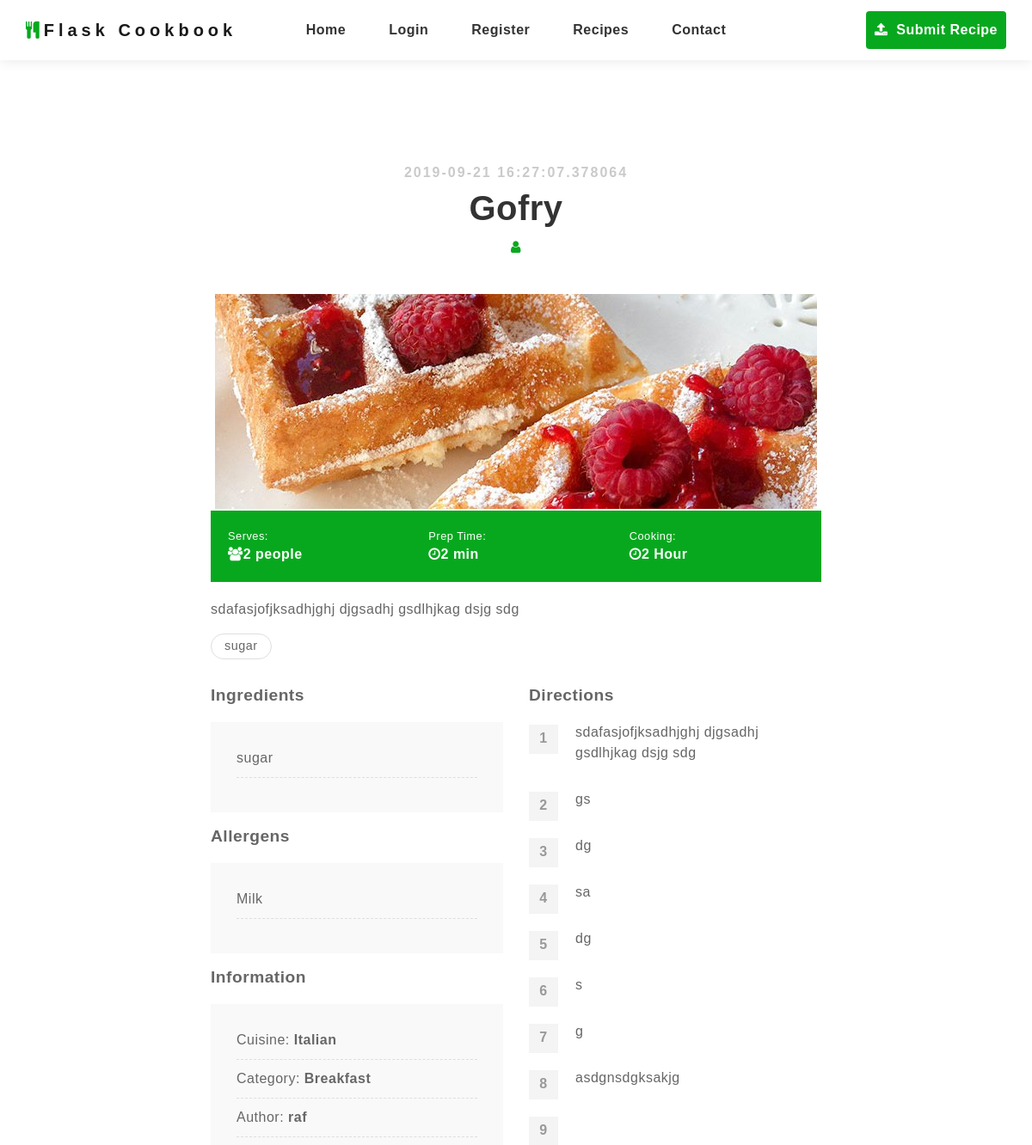
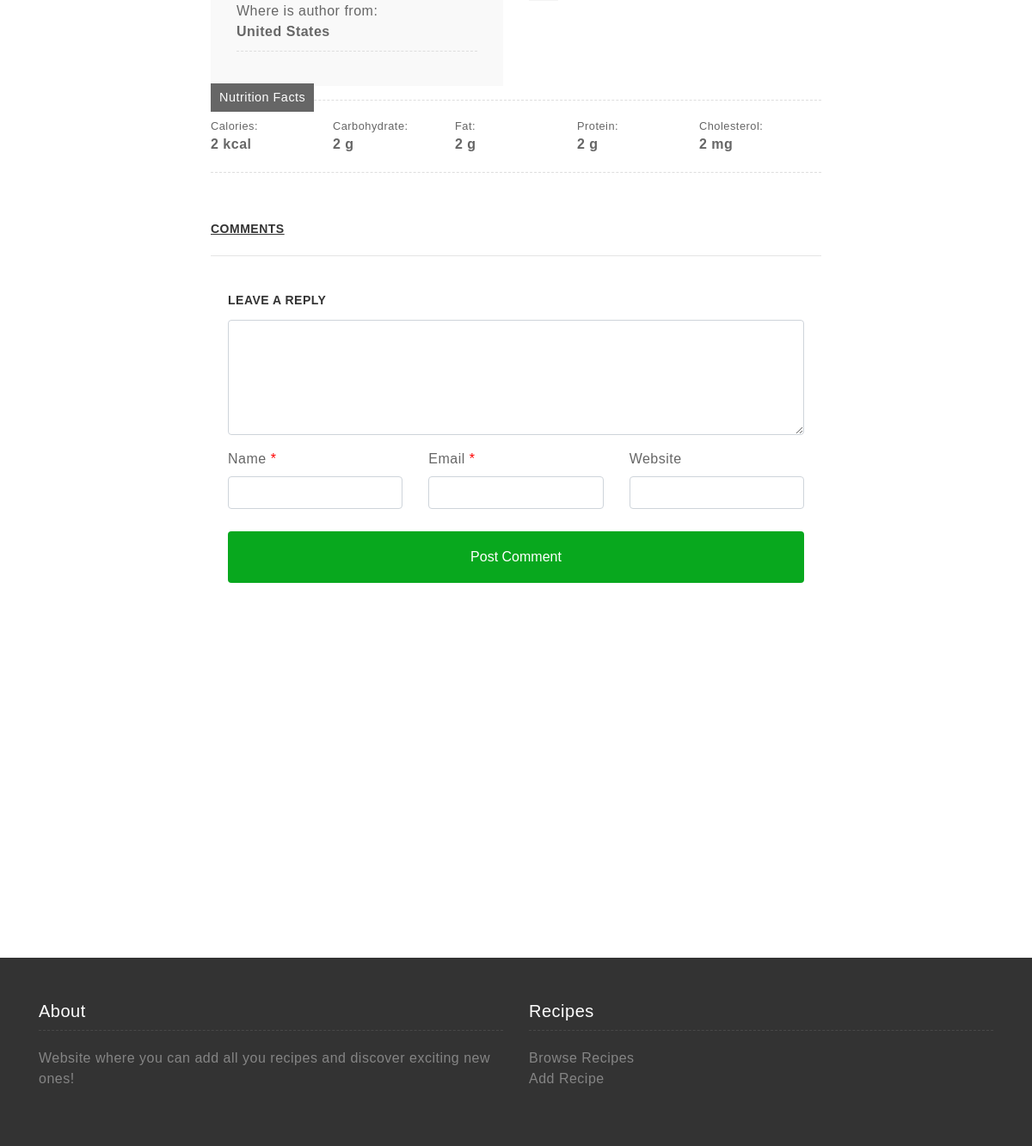
The page /recipe/Gofry on the database its author committed (2 pictures, top to bottom).
### app/models.py (models this page shows, shortened)
class Recipe(db.Model):
    id = db.Column(db.Integer, primary_key=True)
    name = db.Column(db.String(64), index=True, unique=True)
    content = db.Column(db.String(50000))
    timestamp = db.Column(db.DateTime, index=True, default=datetime.utcnow)
    user_id = db.Column(db.Integer, db.ForeignKey('user.id'))
    cuisine_id = db.Column(db.Integer, db.ForeignKey('cuisine.id'))
    category_id = db.Column(db.Integer, db.ForeignKey('category.id'))
    nutrition = db.relationship('NutritionFacts', backref='recipe', lazy='dynamic')
    calories = db.Column(db.Integer)
    carbohydrates = db.Column(db.Integer)
    proteins = db.Column(db.Integer)
    fats = db.Column(db.Integer)
    cholesterol = db.Column(db.Integer)
    serves_num_people = db.Column(db.Integer)
    time_to_prepare = db.Column(db.Integer)
    cooking_time = db.Column(db.Integer)
    image = db.Column(db.String(128))
    comment_id = db.relationship('Comment', backref='comment', lazy='dynamic')
    upvotes = db.Column(db.Integer, default=0)
    _ingredients = db.relationship(
        "Ingredient",
        secondary=ingredients_in_recipe,
        back_populates="recipes")
    _allergens = db.relationship(
        "Allergen",
        secondary=allergens_in_recipe,
        back_populates="recipes")

class Ingredient(db.Model):
    id = db.Column(db.Integer, primary_key=True)
    name = db.Column(db.String(64), unique=True)
    recipes = db.relationship(
        "Recipe",
        secondary=ingredients_in_recipe,
        back_populates="_ingredients")

class Allergen(db.Model):
    id = db.Column(db.Integer, primary_key=True)
    name = db.Column(db.String(64), index=True, unique=True)
    recipes = db.relationship(
        "Recipe",
        secondary=allergens_in_recipe,
        back_populates="_allergens")

class Cuisine(db.Model):
    id = db.Column(db.Integer, primary_key=True)
    name = db.Column(db.String(64), index=True, unique=True)
    recipes = db.relationship('Recipe', backref='cuisine', lazy='dynamic')

class Category(db.Model):
    id = db.Column(db.Integer, primary_key=True)
    name = db.Column(db.String(64), index=True, unique=True)
    recipes = db.relationship('Recipe', backref='category', lazy='dynamic')

class User(UserMixin, db.Model):
    id = db.Column(db.Integer, primary_key=True)
    username = db.Column(db.String(64), index=True, unique=True)
    email = db.Column(db.String(120), index=True, unique=True)
    password_hash = db.Column(db.String(128))
    recipes = db.relationship('Recipe', backref='author', lazy='dynamic')
    country_id = db.Column(db.Integer, db.ForeignKey('country.id'))

class Country(db.Model):
    id = db.Column(db.Integer, primary_key=True)
    name = db.Column(db.String(64), index=True, unique=True)
    users = db.relationship('User', backref='country', lazy='dynamic')

### app/routes.py (the view)
@app.route('/recipe/<recipe_name>')
def recipe(recipe_name):
    recipe = Recipe.query.filter_by(name=recipe_name).first_or_404()
    userIsAnAuthor = False
    if current_user.is_authenticated and current_user == recipe.author:
        userIsAnAuthor = True
    content = re.split(r' *[\.\?!][\'"\)\]]* *', recipe.content)
    short_summary = content[0]
    return render_template("recipe_page.html", recipe=recipe, content=content, short_summary=short_summary, userIsAnAuthor=userIsAnAuthor,
    upvotes=recipe.upvotes, nutrition_facts=render_template("_nutrition_facts.html", recipe=recipe))

### app/templates/_nutrition_facts.html
<div class="nutrition-facts clearfix">
    <h3>Nutrition Facts</h3>
    <div>
        <p>Calories:</p>
        <p><strong>{{recipe.calories}} kcal</strong></p>
    </div>
    <div>
        <p>Carbohydrate:</p>
        <p><strong>{{recipe.carbohydrates}} g</strong></p>
    </div>
    <div>
        <p>Fat:</p>
        <p><strong>{{recipe.fats}} g</strong></p>
    </div>
    <div>
        <p>Protein:</p>
        <p><strong>{{recipe.proteins}} g</strong></p>
    </div>
    <div>
        <p>Cholesterol:</p>
        <p><strong>{{recipe.cholesterol}} mg</strong></p>
    </div>
</div>

### app/templates/recipe_page.html (shortened to what this page needs)
{% extends 'base.html' %}
{% block app_content %}
<div class="recipe-detail">
    <div class="container">
        <div class="row justify-content-center">
            <div class="col-lg-12 text-center">
                <h4>{{ recipe.timestamp }}</h4>
                <h1>{{ recipe.name }}</h1>
                <div class="by"><i class="fa fa-user" aria-hidden="true"></i>{{ recipe.author.name }}</div>
            </div>
            <div class="col-lg-8">
                <img src="{{ url_for('static', filename=recipe.image) }}" alt="Image of the Dish" id="page_image">
                <div class="info">
                    <div class="row">
                        <div class="col-lg-4 col-sm-4">
                            <p>Serves:</p>
                            <p><strong><i class="fa fa-users" aria-hidden="true"></i>{{ recipe.serves_num_people }}
                                    people</strong></p>
                        </div>
                        <div class="col-lg-4 col-sm-4">
                            <p>Prep Time:</p>
                            <p><strong><i class="fa fa-clock-o" aria-hidden="true"></i>{{ recipe.time_to_prepare }}
                                    min</strong></p>
                        </div>
                        <div class="col-lg-4 col-sm-4">
                            <p>Cooking:</p>
                            <p><strong><i class="fa fa-clock-o" aria-hidden="true"></i>{{ recipe.cooking_time }}
                                    Hour</strong></p>
                        </div>
                    </div>
                </div>
                <div>
                    <p>{{ short_summary }}</p>
                </div>
                <div class="tag">
                    {% for ingredient in recipe._ingredients %}
                    <a href="#">{{ ingredient.name }}</a>
                    {% endfor %}
                </div>
                <div class="ingredient-direction">
                    <div class="row">
                        <div class="col-lg-6 col-sm-6">
                            <h3>Ingredients</h3>
                            <ul class="ingredients">
                                {% for ingredient in recipe._ingredients %}
                                <li>
                                    {{ ingredient.name }}
                                </li>
                                {% endfor %}
                            </ul>
                            <h3>Allergens</h3>
                            <ul class="ingredients">
                                {% for allergen in recipe._allergens %}
                                <li>
                                    {{ allergen.name }}
                                </li>
                                {% endfor %}
                            </ul>
                            <h3>Information</h3>
                            <ul class="ingredients">
                                <li>Cuisine: <b>{{ recipe.cuisine.name }}</b></li>
                                <li>Category: <b>{{ recipe.category.name }}</b></li>
                                <li>Author: <b>{{ recipe.author.username }}</b></li>
                                <li>Where is author from: <br><b>{{ recipe.author.country.name }}</b></li>
                            </ul>
                        </div>
                        <div class="col-lg-6 col-sm-6">
                            <h3>Directions</h3>
                            <ol class="directions">
                                {% for step in content %}
                                <li>{{ step }}</li>
                                {% endfor %}
                            </ol>
                        </div>
                    </div>
                </div>
                {% include "_nutrition_facts.html" %}
                {% include '_comments.html' %}
                {% include '_reply.html' %}
            </div>
        </div>
    </div>
</div>
</div>
{% endblock %}

### app/templates/base.html (shortened to what this page needs)
<!DOCTYPE html>
<html lang="en">
<head>
    {% block head %}
    <link href="{{ url_for('static', filename='static/css/font-awesome.min.css') }}" rel="stylesheet">
    <link href="{{ url_for('static', filename='static/css/bootstrap.min.css') }}" rel="stylesheet">
    <link href="{{ url_for('static', filename='static/css/styles.min.css') }}" rel="stylesheet">
    <link href="{{ url_for('static', filename='static/css/select2.min.css') }}" rel="stylesheet">
    {% endblock %}
</head>
{% block navbar %}
<nav class="navbar navbar-expand-lg navbar-light fixed-top">
    <div class="container-fluid justify-content-center">
        <a class="navbar-brand" href="{{ url_for('index') }}"><i class="fa fa-cutlery" aria-hidden="true"></i>Flask
            Cookbook</a>
        <div class="collapse navbar-collapse justify-content-center" id="navbarNavDropdown">
            <ul class="navbar-nav">
                <li class="nav-item">
                    <a class="nav-link" href="{{ url_for('index') }}">Home</a>
                </li>
                {% if current_user.is_anonymous %}
                <li class="nav-item">
                    <a class="nav-link" href="{{ url_for('login') }}">Login</a>
                </li>
                <li class="nav-item">
                    <a class="nav-link" href="{{ url_for('register') }}">Register</a>
                </li>
                {% else %}
                <li class="nav-item">
                    <a class="nav-link" href="{{ url_for('logout') }}">Logout</a>
                </li>
                {% endif %}
                <li class="nav-item">
                    <a class="nav-link" href="{{ url_for('recipes_list') }}">Recipes</a>
                </li>
                <li class="nav-item">
                    <a class="nav-link" href="{{ url_for('contact')  }}">Contact</a>
                </li>
                <li class="nav-item btn-submit-recipe">
                    <a class="nav-link" href="{{ url_for('add_recipe')  }}"><i class="fa fa-upload"
                            aria-hidden="true"></i> Submit Recipe</a>
                </li>
            </ul>
        </div>
    </div>
</nav>
{% endblock %}
{% block content %}
<div class="container">
    {% block app_content %}{% endblock %}
</div>
{% endblock %}
{% block footer %}
<footer>
    <div class="container">
        <div class="row">
            <div class="col-lg-6 col-sm-3">
                <h5>About</h5>
                <p>Website where you can add all you recipes and discover exciting new ones!</p>
            </div>
            <div class="col-lg-6 col-sm-3">
                <h5>Recipes</h5>
                <ul>
                    <li><a href="{{ url_for('recipes_list')  }}">Browse Recipes</a></li>
                    <li><a href="{{ url_for('add_recipe')  }}">Add Recipe</a></li>
                </ul>
            </div>
        </div>
    </div>
</footer>
{% endblock %}
</html>

### app/templates/_comments.html (shortened to what this page needs)
{% block main %}
<div class="blog-comment">
    <h3>Comments</h3>
    <hr />
    {% endblock %}

### app/templates/_reply.html
{% block main %}
<div class="reply">
    <h3>Leave a Reply</h3>
    <form method="post" id="commentform" class="comment-form">
        <p class="comment-form-comment">
            <textarea class="form-control" id="comment" name="comment" cols="45" rows="5"
                aria-required="true"></textarea>
        </p>
        <div class="row">
            <div class="col-md-4">
                <p class="comment-form-author">
                    <label for="author">Name <span class="required">*</span></label>
                    <input class="form-control" id="author" name="author" type="text" value="" size="30" maxlength="245"
                        aria-required="true" required="required">
                </p>
            </div>
            <div class="col-md-4">
                <p class="comment-form-email">
                    <label for="email">Email <span class="required">*</span></label>
                    <input class="form-control" id="email" name="email" type="text" value="" size="30" maxlength="100"
                        aria-required="true" required="required">
                </p>
            </div>
            <div class="col-md-4">
                <p class="comment-form-url">
                    <label for="url">Website</label>
                    <input class="form-control" id="url" name="url" type="text" value="" size="30" maxlength="200">
                </p>
            </div>
        </div>
        <p class="form-submit">
            <input class="btn btn-submit btn-block" name="submit" type="submit" id="submit" value="Post Comment">
        </p>
    </form>
</div>
{% endblock %}

### rows shown on the page
Recipe: timestamp "2019-09-21 16:27:07.378064", name "Gofry", image (picture), serves_num_people "2", time_to_prepare "2", cooking_time "2", calories "2", carbohydrates "2", fats "2", proteins "2", cholesterol "2"
Ingredient: name "sugar"
Allergen: name "Milk"
Cuisine: cuisine.name "Italian"
Category: category.name "Breakfast"
User: author.username "raf"
Country: author.country.name "United States"

### other values the page prints
{{ short_summary }} "sdafasjofjksadhjghj djgsadhj gsdlhjkag dsjg sdg"
{{ step }} "sdafasjofjksadhjghj djgsadhj gsdlhjkag dsjg sdg" "gs" "dg" "sa" "dg" "s" "g" "asdgnsdgksakjg"
